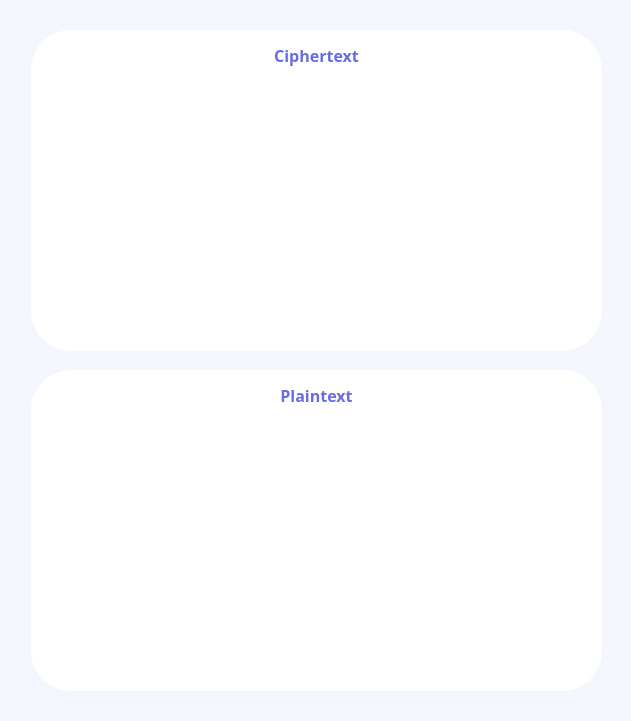
  <widget class="QFrame" name="main">
   <property name="geometry">
    <rect>
     <x>296</x>
     <y>9</y>
     <width>631</width>
     <height>721</height>
    </rect>
   </property>
   <property name="styleSheet">
    <string notr="true">background: rgb(243, 246, 253);
border-radius: 40px;</string>
   </property>
   <property name="frameShape">
    <enum>QFrame::StyledPanel</enum>
   </property>
   <property name="frameShadow">
    <enum>QFrame::Raised</enum>
   </property>
   <widget class="QFrame" name="frame_2">
    <property name="geometry">
     <rect>
      <x>31</x>
      <y>30</y>
      <width>571</width>
      <height>321</height>
     </rect>
    </property>
    <property name="styleSheet">
     <string notr="true">background-color: rgb(255, 255, 255);;</string>
    </property>
    <property name="frameShape">
     <enum>QFrame::StyledPanel</enum>
    </property>
    <property name="frameShadow">
     <enum>QFrame::Raised</enum>
    </property>
    <widget class="QTextEdit" name="cipher">
     <property name="geometry">
      <rect>
       <x>20</x>
       <y>50</y>
       <width>531</width>
       <height>251</height>
      </rect>
     </property>
     <property name="font">
      <font>
       <family>Courier New</family>
       <pointsize>10</pointsize>
      </font>
     </property>
     <property name="styleSheet">
      <string notr="true">background-color: rgb(255, 255, 255);</string>
     </property>
    </widget>
    <widget class="QLabel" name="label_31">
     <property name="geometry">
      <rect>
       <x>190</x>
       <y>10</y>
       <width>191</width>
       <height>31</height>
      </rect>
     </property>
     <property name="font">
      <font>
       <family>Poppins SemiBold</family>
       <pointsize>12</pointsize>
       <bold>true</bold>
      </font>
     </property>
     <property name="styleSheet">
      <string notr="true">color: rgb(102, 108, 228);</string>
     </property>
     <property name="text">
      <string>Ciphertext</string>
     </property>
     <property name="alignment">
      <set>Qt::AlignCenter</set>
     </property>
    </widget>
   </widget>
   <widget class="QFrame" name="frame_3">
    <property name="geometry">
     <rect>
      <x>31</x>
      <y>370</y>
      <width>571</width>
      <height>321</height>
     </rect>
    </property>
    <property name="styleSheet">
     <string notr="true">background-color: rgb(255, 255, 255);;</string>
    </property>
    <property name="frameShape">
     <enum>QFrame::StyledPanel</enum>
    </property>
    <property name="frameShadow">
     <enum>QFrame::Raised</enum>
    </property>
    <widget class="QTextEdit" name="plain">
     <property name="geometry">
      <rect>
       <x>20</x>
       <y>50</y>
       <width>531</width>
       <height>251</height>
      </rect>
     </property>
     <property name="font">
      <font>
       <family>Courier New</family>
       <pointsize>10</pointsize>
      </font>
     </property>
     <property name="focusPolicy">
      <enum>Qt::NoFocus</enum>
     </property>
     <property name="styleSheet">
      <string notr="true">background-color: rgb(255, 255, 255);</string>
     </property>
    </widget>
    <widget class="QLabel" name="label_32">
     <property name="geometry">
      <rect>
       <x>190</x>
       <y>10</y>
       <width>191</width>
       <height>31</height>
      </rect>
     </property>
     <property name="font">
      <font>
       <family>Poppins SemiBold</family>
       <pointsize>12</pointsize>
       <bold>true</bold>
      </font>
     </property>
     <property name="styleSheet">
      <string notr="true">color: rgb(102, 108, 228);</string>
     </property>
     <property name="text">
      <string>Plaintext</string>
     </property>
     <property name="alignment">
      <set>Qt::AlignCenter</set>
     </property>
    </widget>
   </widget>
  </widget>
